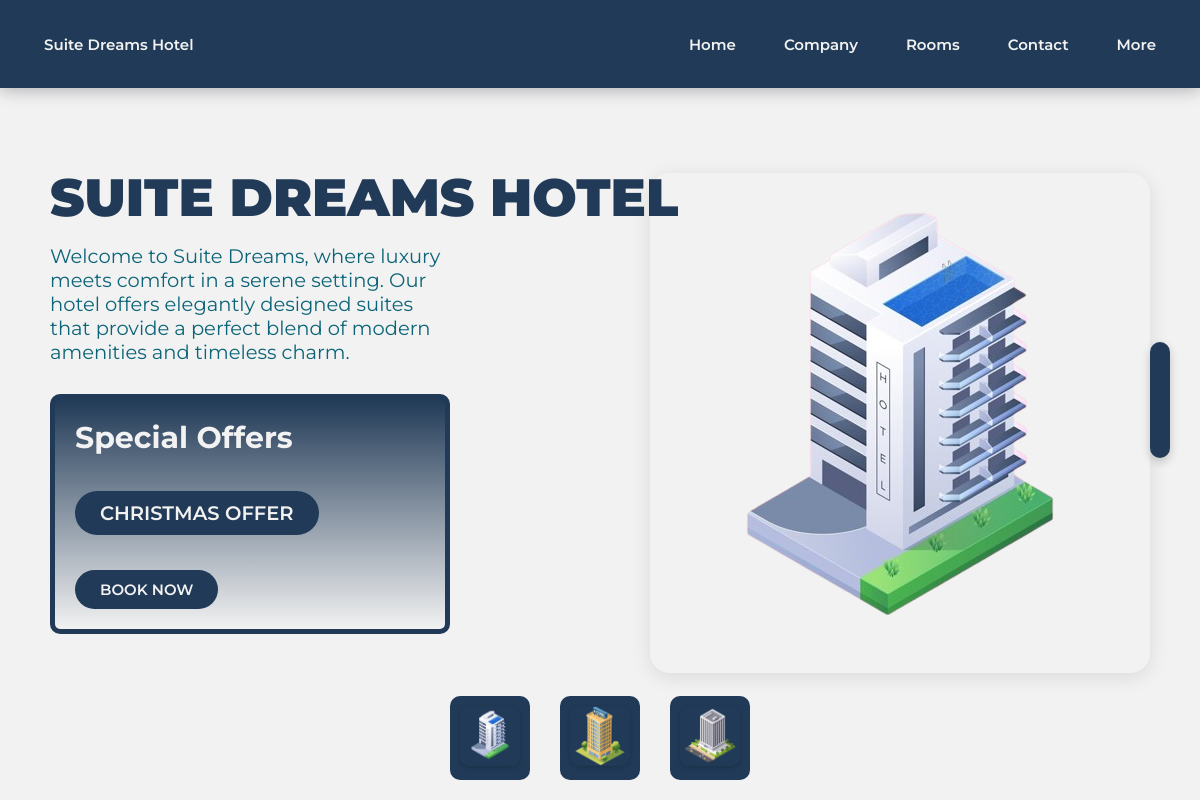
The page /listview/ on the database as committed earlier.
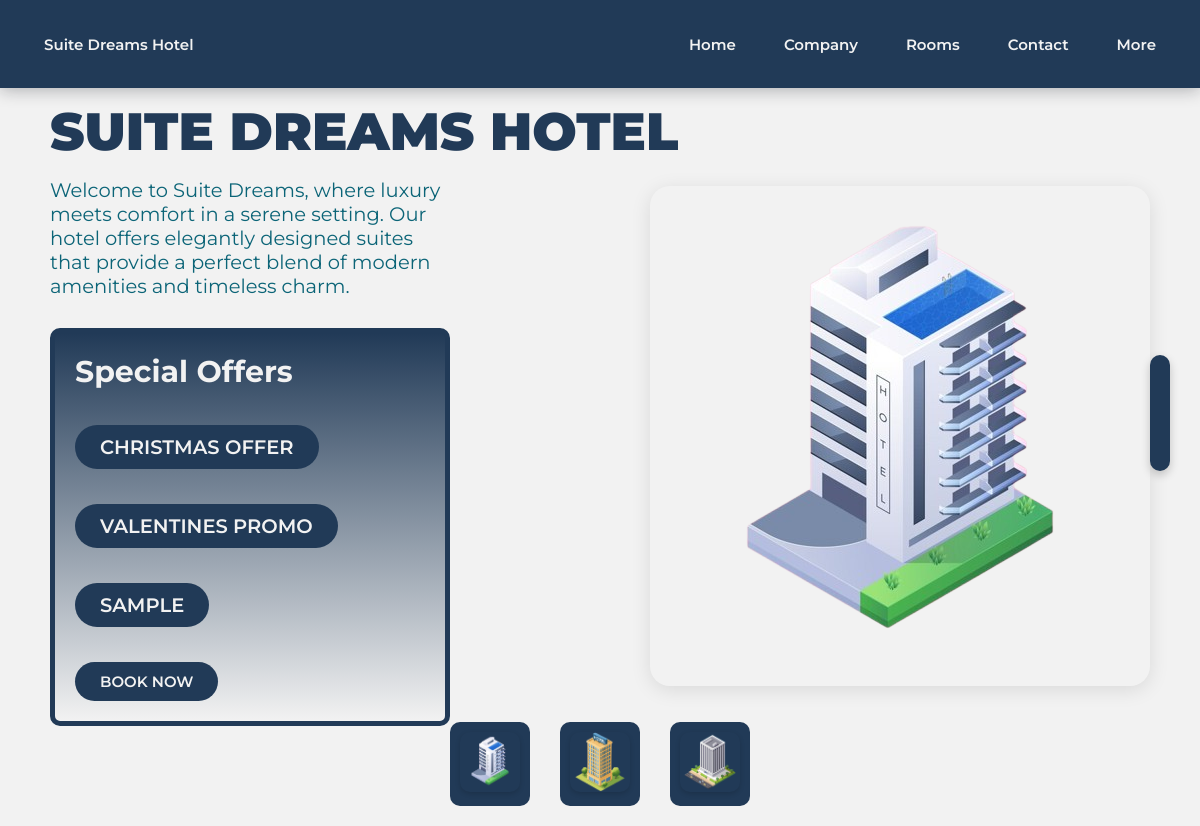
The same page on the database as committed later.
### app/models.py (models this page shows, shortened)
class SpecialOffer(models.Model):
    room = models.ManyToManyField(Room)
    discount_percentage = models.DecimalField(max_digits=5, decimal_places=2)
    start_date = models.DateTimeField()
    end_date = models.DateTimeField()
    description = models.TextField()

### app/views.py (the view)
# urls.py: path('listview/', OfferListView.as_view(), name='listview'),
class OfferListView(ListView):
    model = SpecialOffer
    context_object_name = 'offers'
    template_name = 'app/home.html'

### app/templates/app/home.html (shortened to what this page needs)
<!DOCTYPE html>
{% load static %}
{% include 'app/navbar.html' %}
<html lang="en">
<head>
    <link href="https://cdn.jsdelivr.net/npm/remixicon@3.2.0/fonts/remixicon.css" rel="stylesheet">
    <link rel="stylesheet" type="text/css" href="{% static 'css/home.css' %}">
</head>
<body>
    <section>
        <div class="content">
            <div class="textBox">
                <h2>Suite Dreams Hotel</h2>
                <p>
                    Welcome to Suite Dreams, where luxury meets comfort in a serene setting.
                    Our hotel offers elegantly designed suites that provide a perfect blend
                    of modern amenities and timeless charm.
                </p>
                <div class="best-seller">
                    <h3>Special Offers</h3>
                    {% for offer in offers %}
                    <p><a href="{% url 'detail_view' offer.pk %}"><span class="spanPack">{{ offer.description }}</span></a></p>
                    {% endfor %}
                    <a href="/book_appointment" class="book-now"> Book Now</a>
                </div>
            </div>
            <div class="imgBox">
                <img src="{% static 'images/home/sample1.png' %}" class="sample" alt="Sample Image">
            </div>
        </div>
        <ul class="thumb">
            <li><img src="{% static 'images/home/sample1.png' %}" onclick="imgSlider(this.src); changeBgColor('#F5F0D9')" alt="Thumbnail 1"></li>
            <li><img src="{% static 'images/home/sample2.png' %}" onclick="imgSlider(this.src); changeBgColor('#A1B9C5')" alt="Thumbnail 2"></li>
            <li><img src="{% static 'images/home/sample3.png' %}" onclick="imgSlider(this.src); changeBgColor('#A4C8E1')" alt="Thumbnail 3"></li>
        </ul>
        <ul class="sci">
        </ul>
    </section>
</body>
</html>

Rows that differ between the two databases and show on the page:
added SpecialOffer: description "VALENTINES PROMO"
added SpecialOffer: description "SAMPLE"
